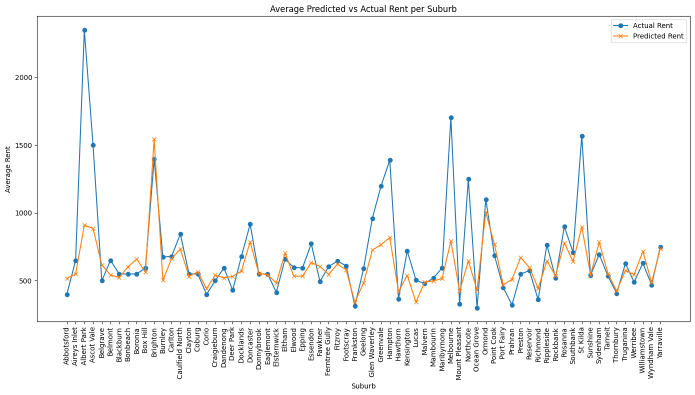
#> input picture Modelling_Predict.png, 1389 x 790 px (shown at 1/2 size)
$ jupyter execute --allow-errors Summary_Wk10.ipynb
#> lines starting #> are read from the running program, lines starting #| are printed output that depends on the picture
**SUMMARY**

In the 2021 census, 30.6% of all occupied private dwellings in Australia were rented. [1]

This project aims to:
- Identify predicted high growth suburbs in Victoria
- Allow investors to maximise their rental yield
- Find areas real estate companies can focus on for increased business

We have looked at 8 features in total:
- Demographic features
  - Population
  - Income
- Proximity to features (both straight line and driving in km)
  - CBD (Central Business District)
  - nearest train station
  - shopping centers or malls
  - schools (primary, secondary and type of school)
  - hospitals or healthcare facilities
  - parks or recreational areas

Below are maps of our features

[cell 1]
import pandas as pd
import geopandas as gpd
from shapely.geometry import Point
import matplotlib.pyplot as plt
import os

[cell 2]
# Step 1: Load the Victoria boundary spatial data (SA2 shapefile)
sa2_path = '../data/sa2_shapefile/SA2_2021_AUST_GDA2020.shp'
#> (the rest of this cell did not finish here and is left out)

[cell 3]
# [121 lines left out: functions feat_sf, state_plot, heatmap_plot, not called in this run]


# Directories
data_dir = '../data/'
landing_dir = data_dir + 'landing/'
curated_dir = data_dir + 'curated/'
plot_dir = '../plots/'

#> (the rest of this cell did not finish here and is left out)

Visulisation of numbers of train stations

[cell 4]
import os
import zipfile
import geopandas as gpd
import matplotlib.pyplot as plt

# File paths
sa2_zip_file = '/home/Daniel Bi/project two/data/landing/SA2_2021_AUST_SHP_GDA2020.zip'
extract_dir = '/home/Daniel Bi/project two/data/landing/SA2_extracted'
train_station_shapefile_path = '/home/Daniel Bi/project two/data/landing/PTV_train_station/PTV/PTV_METRO_TRAIN_STATION.shp'

# Create 'plots' directory if it does not exist
plots_dir = '/home/Daniel Bi/project two/plots'
os.makedirs(plots_dir, exist_ok=True)

# Step 1: Extract the SA2 zip file if not already extracted
#> (the rest of this cell did not finish here and is left out)

[cell 5]
import matplotlib.pyplot as plt
import matplotlib.image as mpimg

# Load the image from file
img = mpimg.imread('../Modelling_Predict.png')
#> img is the input picture: shape (790, 1389, 3) float32; mean R, G, B 0.968, 0.968, 0.968

# Display the image
plt.figure(figsize=(15, 15))
plt.imshow(img)
plt.axis('off')
plt.show()

[cell 6]
# Load the image from file
img = mpimg.imread('../Suburb_score.png')
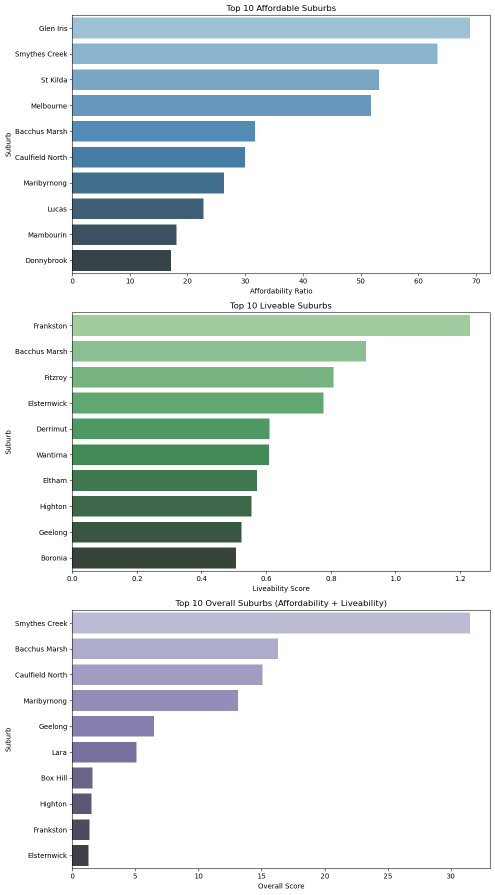
#> input picture Suburb_score.png, 989 x 1790 px (shown at 1/2 size)
#> img is the input picture: shape (1790, 989, 3) float32; mean R, G, B 0.843, 0.881, 0.882

# Display the image
plt.figure(figsize=(15, 15))
plt.imshow(img)
plt.axis('off')
plt.show()

[cell 7]
# Load the image from file
img = mpimg.imread('../Top_feats.png')
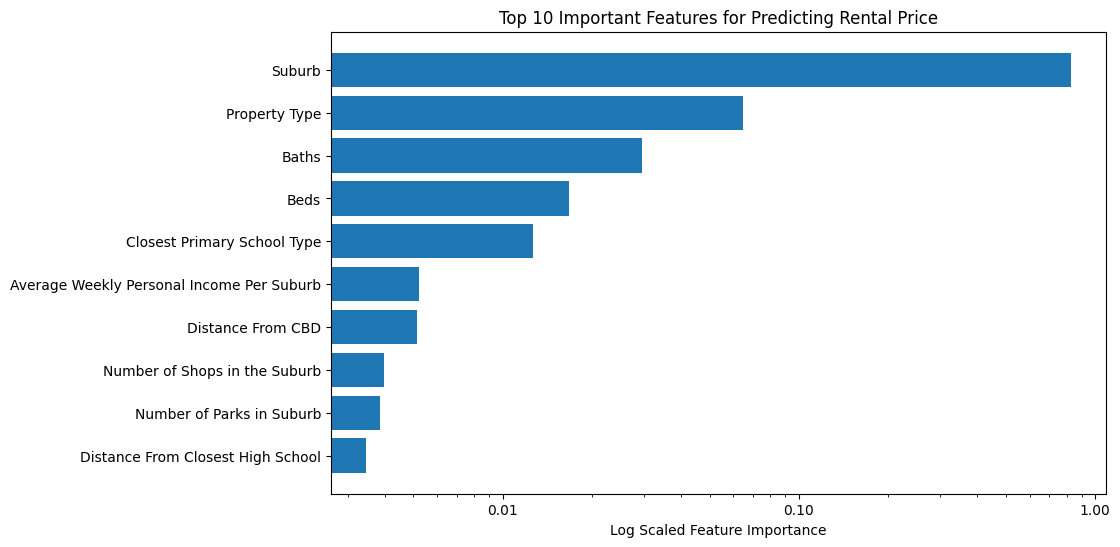
#> input picture Top_feats.png, 1120 x 547 px
#> img is the input picture: shape (547, 1120, 3) float32; mean R, G, B 0.876, 0.919, 0.948

# Display the image
plt.figure(figsize=(15, 15))
plt.imshow(img)
plt.axis('off')
plt.show()
